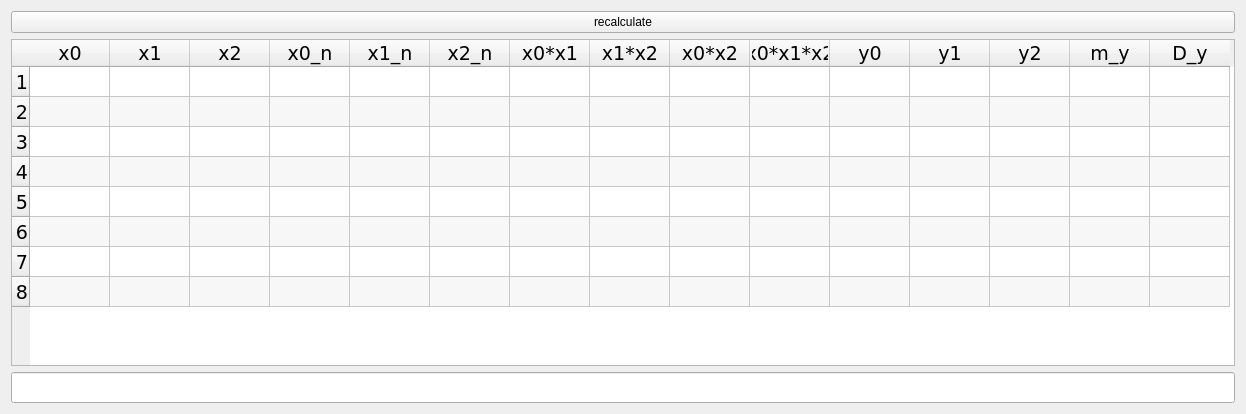
<?xml version="1.0" encoding="UTF-8"?>
<ui version="4.0">
 <class>guiClass</class>
 <widget class="QWidget" name="guiClass">
  <property name="geometry">
   <rect>
    <x>0</x>
    <y>0</y>
    <width>1246</width>
    <height>414</height>
   </rect>
  </property>
  <property name="minimumSize">
   <size>
    <width>691</width>
    <height>384</height>
   </size>
  </property>
  <property name="windowTitle">
   <string>GUI</string>
  </property>
  <layout class="QVBoxLayout" name="verticalLayout">
   <item>
    <widget class="QPushButton" name="calculate">
     <property name="text">
      <string>recalculate</string>
     </property>
    </widget>
   </item>
   <item>
    <widget class="QTableWidget" name="table">
     <property name="font">
      <font>
       <family>Verdana</family>
       <pointsize>14</pointsize>
      </font>
     </property>
     <property name="verticalScrollBarPolicy">
      <enum>Qt::ScrollBarAlwaysOff</enum>
     </property>
     <property name="horizontalScrollBarPolicy">
      <enum>Qt::ScrollBarAsNeeded</enum>
     </property>
     <property name="sizeAdjustPolicy">
      <enum>QAbstractScrollArea::AdjustIgnored</enum>
     </property>
     <property name="editTriggers">
      <set>QAbstractItemView::NoEditTriggers</set>
     </property>
     <property name="alternatingRowColors">
      <bool>true</bool>
     </property>
     <property name="verticalScrollMode">
      <enum>QAbstractItemView::ScrollPerPixel</enum>
     </property>
     <property name="horizontalScrollMode">
      <enum>QAbstractItemView::ScrollPerPixel</enum>
     </property>
     <property name="showGrid">
      <bool>true</bool>
     </property>
     <property name="cornerButtonEnabled">
      <bool>false</bool>
     </property>
     <attribute name="horizontalHeaderDefaultSectionSize">
      <number>80</number>
     </attribute>
     <attribute name="horizontalHeaderShowSortIndicator" stdset="0">
      <bool>false</bool>
     </attribute>
     <attribute name="verticalHeaderVisible">
      <bool>true</bool>
     </attribute>
     <attribute name="verticalHeaderStretchLastSection">
      <bool>false</bool>
     </attribute>
     <row>
      <property name="text">
       <string>1</string>
      </property>
      <property name="textAlignment">
       <set>AlignTrailing|AlignVCenter</set>
      </property>
     </row>
     <row>
      <property name="text">
       <string>2</string>
      </property>
      <property name="textAlignment">
       <set>AlignTrailing|AlignVCenter</set>
      </property>
     </row>
     <row>
      <property name="text">
       <string>3</string>
      </property>
      <property name="textAlignment">
       <set>AlignTrailing|AlignVCenter</set>
      </property>
     </row>
     <row>
      <property name="text">
       <string>4</string>
      </property>
      <property name="textAlignment">
       <set>AlignTrailing|AlignVCenter</set>
      </property>
     </row>
     <row>
      <property name="text">
       <string>5</string>
      </property>
      <property name="textAlignment">
       <set>AlignTrailing|AlignVCenter</set>
      </property>
     </row>
     <row>
      <property name="text">
       <string>6</string>
      </property>
      <property name="textAlignment">
       <set>AlignTrailing|AlignVCenter</set>
      </property>
     </row>
     <row>
      <property name="text">
       <string>7</string>
      </property>
      <property name="textAlignment">
       <set>AlignTrailing|AlignVCenter</set>
      </property>
     </row>
     <row>
      <property name="text">
       <string>8</string>
      </property>
      <property name="textAlignment">
       <set>AlignTrailing|AlignVCenter</set>
      </property>
     </row>
     <column>
      <property name="text">
       <string>x0</string>
      </property>
     </column>
     <column>
      <property name="text">
       <string>x1</string>
      </property>
     </column>
     <column>
      <property name="text">
       <string>x2</string>
      </property>
     </column>
     <column>
      <property name="text">
       <string>x0_n</string>
      </property>
     </column>
     <column>
      <property name="text">
       <string>x1_n</string>
      </property>
     </column>
     <column>
      <property name="text">
       <string>x2_n</string>
      </property>
     </column>
     <column>
      <property name="text">
       <string>x0*x1</string>
      </property>
     </column>
     <column>
      <property name="text">
       <string>x1*x2</string>
      </property>
     </column>
     <column>
      <property name="text">
       <string>x0*x2</string>
      </property>
     </column>
     <column>
      <property name="text">
       <string>x0*x1*x2</string>
      </property>
     </column>
     <column>
      <property name="text">
       <string>y0</string>
      </property>
     </column>
     <column>
      <property name="text">
       <string>y1</string>
      </property>
     </column>
     <column>
      <property name="text">
       <string>y2</string>
      </property>
     </column>
     <column>
      <property name="text">
       <string>m_y</string>
      </property>
     </column>
     <column>
      <property name="text">
       <string>D_y</string>
      </property>
     </column>
    </widget>
   </item>
   <item>
    <widget class="QLineEdit" name="res">
     <property name="font">
      <font>
       <family>Verdana</family>
       <pointsize>14</pointsize>
      </font>
     </property>
     <property name="readOnly">
      <bool>true</bool>
     </property>
    </widget>
   </item>
  </layout>
 </widget>
 <layoutdefault spacing="6" margin="11"/>
 <resources>
  <include location="GUI.qrc"/>
 </resources>
 <connections/>
</ui>
